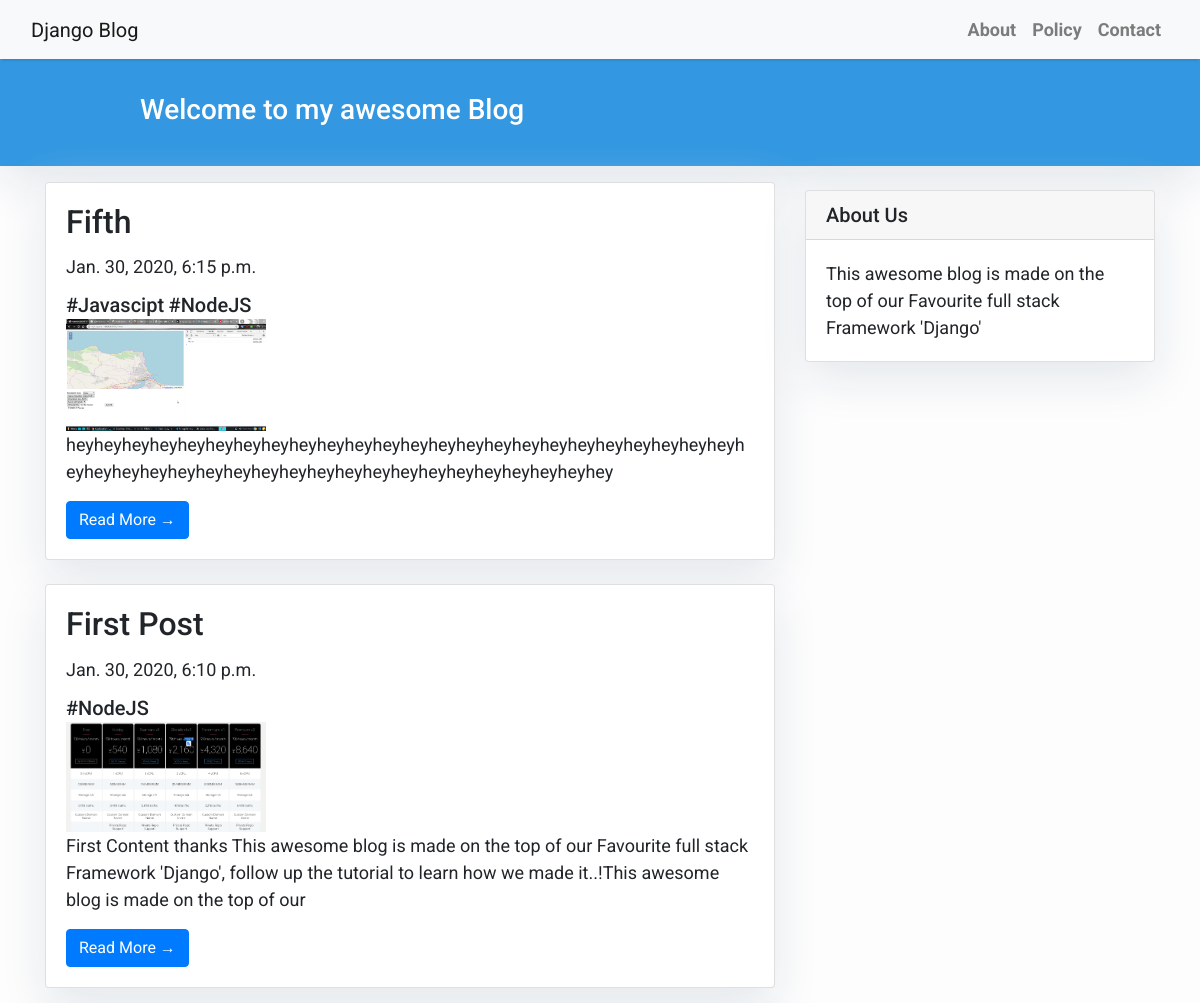
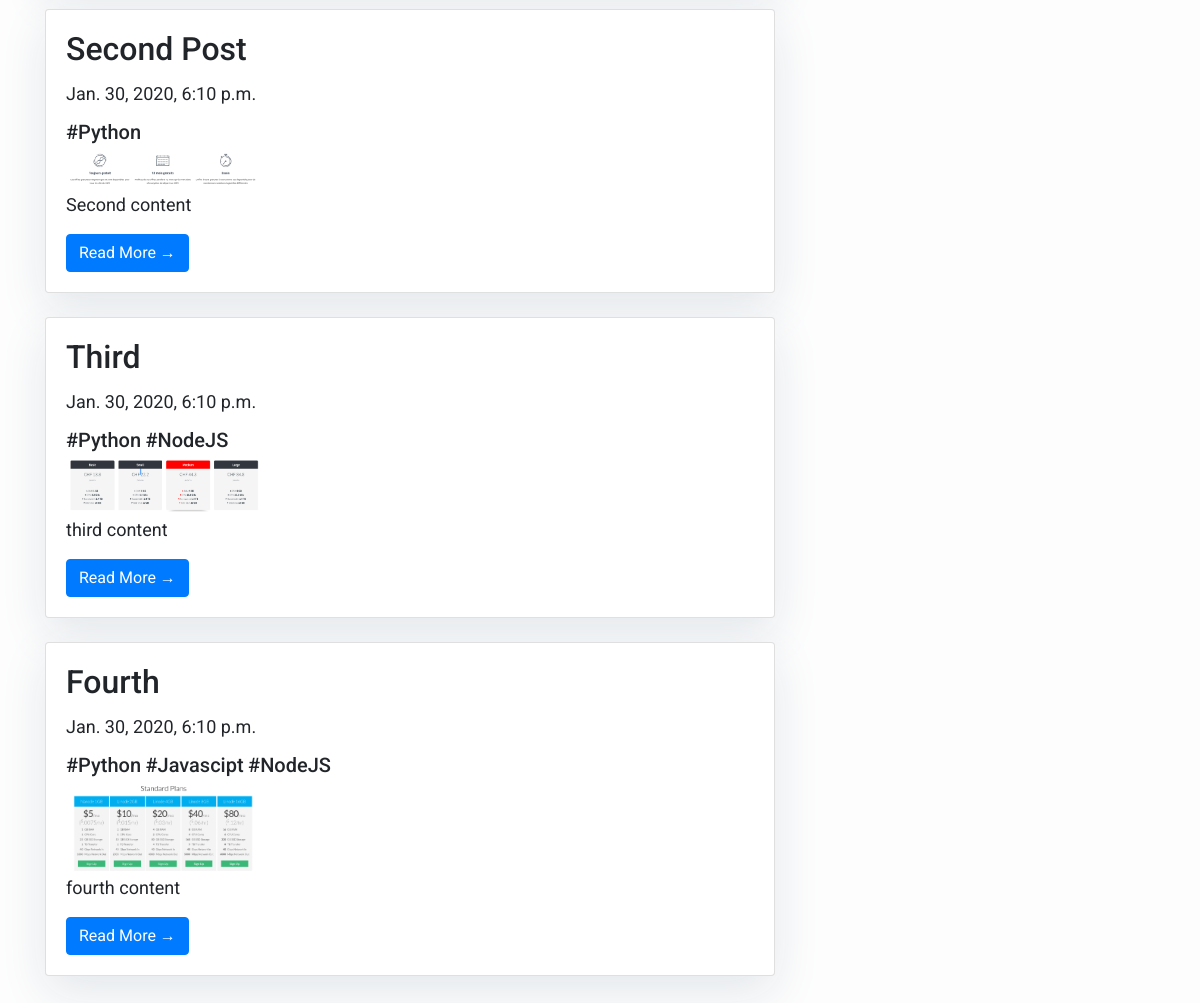
The page / on the database its author committed (2 pictures, top to bottom).
### blog/models.py (models this page shows, shortened)
class Post(models.Model):
    title = models.CharField(max_length=200, unique=True)
    pic = models.ImageField(upload_to='images/')
    content = models.TextField()
    slug = models.SlugField(max_length=200, unique=True)
    created_on = models.DateTimeField(auto_now_add=True)
    tags = models.ManyToManyField('Tag')
    class Meta:
        ordering = ['-created_on']

class Tag(models.Model):
    tag_name = models.CharField(max_length=256)

### blog/views.py (the view)
# urls.py: path('', views.PostList.as_view(), name='home'),
class PostList(generic.ListView):
    queryset = Post.objects.all().order_by('-created_on')
    template_name = 'index.html'

### templates/index.html (shortened to what this page needs)
{% extends "base.html" %}
{% block content %}
<header class="masthead">
    <div class="container">
        <div class="row">
            <div class=" col-md-8 col-md-10 mx-auto">
                <div class="site-heading">
                    <h3 class=" site-heading my-4 mt-3 text-white"> Welcome to my awesome Blog </h3>
                </div>
            </div>
        </div>
    </div>
</header>
<div class="container">
    <div class="row">
        <div class="col-md-8 mt-3 left">
            {% for post in post_list %}
            <div class="card mb-4">
                <div class="card-body">
                    <h2 class="card-title">{{ post.title }}</h2>
                    <p class="card-title">{{ post.created_on }}</p>
                    {% for tag in post.tags.all %}
                    <h5 class="title">{{ tag.tag_name }}</h5>
                    {% endfor %}
                    <br/>
                    <img src="{{ post.pic.url }}" alt=img height="=200" width="200"></img>
                    <br/>
                    <p class="card-text">{{post.content|slice:":200" }}</p>
                    <a href="{% url 'post_detail' post.slug  %}" class="btn btn-primary">Read More &rarr;</a>
                </div>
            </div>
            {% endfor %}
        </div>
        {% block sidebar %} {% include 'sidebar.html' %} {% endblock sidebar %}
    </div>
</div>
{%endblock%}

### templates/base.html (shortened to what this page needs)
<!DOCTYPE html>
<html>
    <head>
        <link rel="stylesheet" href="https://maxcdn.bootstrapcdn.com/bootstrap/4.0.0/css/bootstrap.min.css"
 />
    </head>
    <body>
        <nav class="navbar navbar-expand-lg navbar-light bg-light shadow" id="mainNav">
            <div class="container-fluid">
                <a class="navbar-brand" href="{% url 'home' %}">Django Blog</a>
                <div class="collapse navbar-collapse" id="navbarResponsive">
                    <ul class="navbar-nav ml-auto">
                        <li class="nav-item text-black">
                            <a class="nav-link text-black font-weight-bold" href="#">About</a>
                        </li>
                        <li class="nav-item text-black">
                            <a class="nav-link text-black font-weight-bold" href="#">Policy</a>
                        </li>
                        <li class="nav-item text-black">
                            <a class="nav-link text-black font-weight-bold" href="#">Contact</a>
                        </li>
                    </ul>
                </div>
            </div>
        </nav>
        {% block content %}{% endblock content %}
    </body>
</html>

### templates/sidebar.html (shortened to what this page needs)
{% block sidebar %}
<div class="col-md-4 float-right ">
<div class="card my-4">
        <h5 class="card-header">About Us</h5>
    <div class="card-body">
        <p class="card-text"> This awesome blog is made on the top of our Favourite full stack Framework 'Django'</p>
    </div>
</div>
</div>
{% endblock sidebar %}

### templates/base.html (style rules this page uses)
body { font-family: "Roboto", sans-serif; font-size: 17px; background-color: #fdfdfd; }
.shadow { box-shadow: 0 4px 2px -2px rgba(0, 0, 0, 0.1); }
.masthead { background: #3398E1; height: auto; padding-bottom: 15px; box-shadow: 0 16px 48px #E3E7EB; padding-top: 10px; }

### templates/index.html (style rules this page uses)
body { font-family: "Roboto", sans-serif; font-size: 18px; background-color: #fdfdfd; }
.card { box-shadow: 0 16px 48px #E3E7EB; }
.title { display: inline; }

### templates/sidebar.html (style rules this page uses)
.card { box-shadow: 0 16px 48px #E3E7EB; }

### rows shown on the page
Post: title "Fifth", created_on "Jan. 30, 2020, 6:15 p.m.", pic (picture), content "heyheyheyheyheyheyheyheyheyheyheyheyheyheyheyheyheyheyheyheyheyheyheyheyheyheyheyheyheyheyheyheyheyheyheyheyheyheyheyheyheyheyheyhey"
Tag: tag_name "#Javascipt"
Tag: tag_name "#NodeJS"
Post: title "First Post", created_on "Jan. 30, 2020, 6:10 p.m.", pic (picture), content "First Content thanks This awesome blog is made on the top of our Favourite full stack Framework 'Django', follow up the tutorial to learn how we made it..!This awesome blog is made on the top of our"
Post: title "Second Post", created_on "Jan. 30, 2020, 6:10 p.m.", pic (picture), content "Second content"
Tag: tag_name "#Python"
Post: title "Third", created_on "Jan. 30, 2020, 6:10 p.m.", pic (picture), content "third content"
Post: title "Fourth", created_on "Jan. 30, 2020, 6:10 p.m.", pic (picture), content "fourth content"
